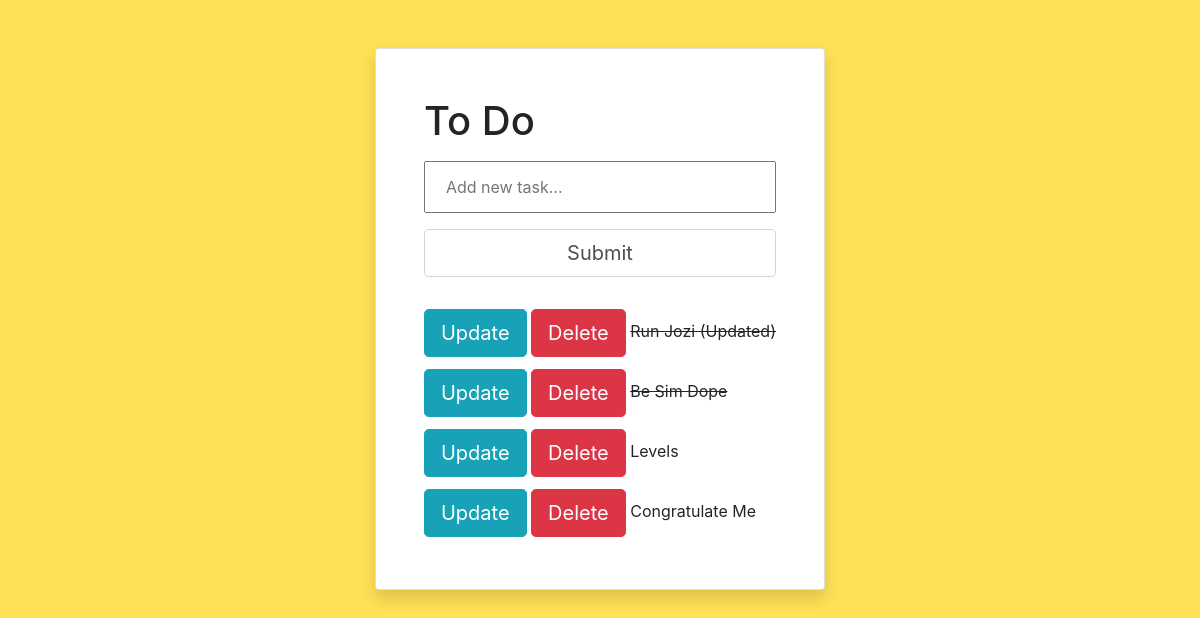
Before: / with the older database file.
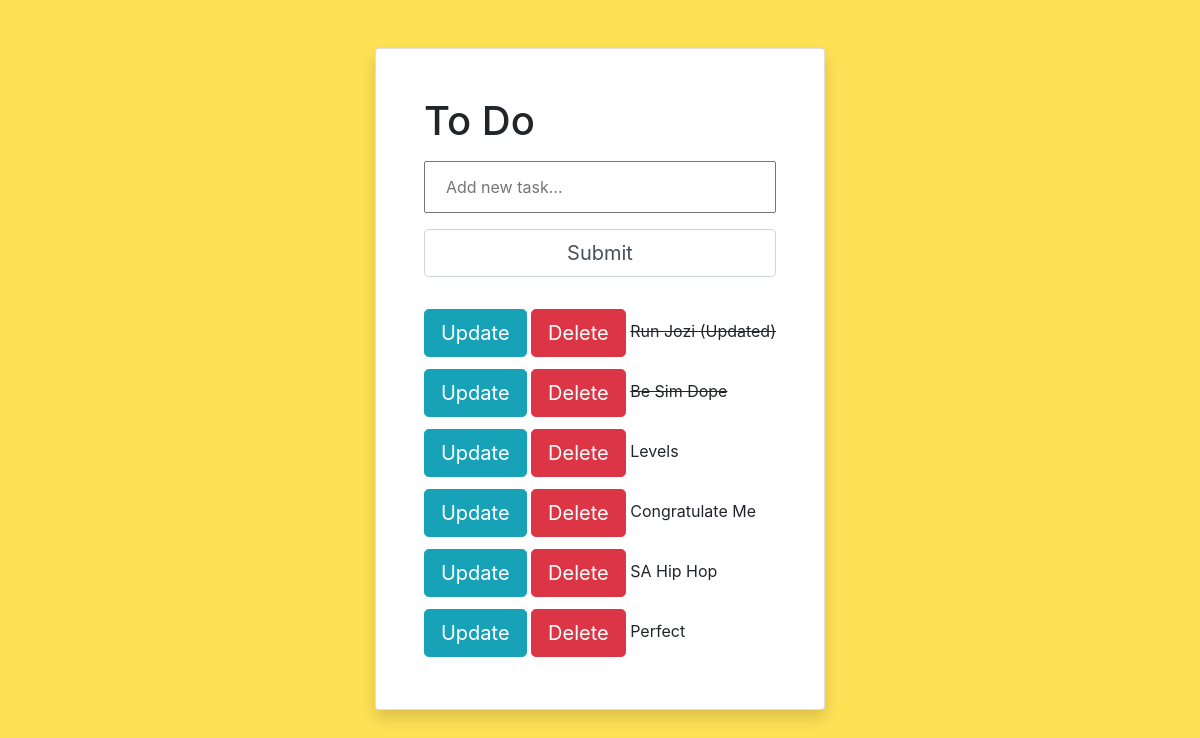
After: the same page with the newer database file.
### tasks/models.py (models this page shows)
class Task(models.Model):
    name = models.CharField(max_length=100)
    status = models.BooleanField(default=False)
    created_on = models.DateTimeField(auto_now_add=True)
    updated_on = models.DateTimeField(auto_now=True)
    def __str__(self):
        return self.name

### tasks/views.py (the view)
# urls.py: path('', views.index, name='index'),
def index(request):
    tasks = Task.objects.all()
    form = TaskForm()
    if request.method == "POST":
        form = TaskForm(request.POST)
        if form.is_valid():
            form.save()
        return redirect('/')
    context = {
        'tasks': tasks,
        'form': form
    }
    return render(request, "tasks/list.html", context)

### tasks/forms.py
class TaskForm(forms.ModelForm):
    name = forms.CharField(widget=forms.TextInput(attrs={
        'placeholder': 'Add new task...'
    }))
    class Meta:
        model = Task
        fields = '__all__'

### tasks/templates/tasks/list.html (shortened to what this page needs)
<link rel="stylesheet" href="https://stackpath.bootstrapcdn.com/bootstrap/4.5.2/css/bootstrap.min.css"
integrity="sha384-JcKb8q3iqJ61gNV9KGb8thSsNjpSL0n8PARn9HuZOnIxN0hoP+VmmDGMN5t9UJ0Z">
<div class="container-fluid">
    <div class="row justify-content-center">
            <div class="card shadow p-5 mt-5 align-content-center">
                <h1>To Do</h1>
                <form method="POST" action="/">
                    {{ form.name }}
                    <input type="submit" class="form-control form-control-lg" name="Create task">
                </form>
                {% for task in tasks %}
                    <div class="pt-2 pb-1">
                        <a href="{% url 'update_task' task.id %}" class="btn btn-lg btn-info">Update</a>
                        <a href="{% url 'delete' task.id %}" class="btn btn-lg btn-danger">Delete</a>
                        {% if task.status == True %}
                        <strike>{{ task }}</strike>
                        {% else %}
                        <span>{{ task }}</span>
                        {% endif %}
                    </div>
                {% endfor %}
            </div>
    </div>
</div>

### tasks/templates/tasks/list.html (style rules this page uses)
input { width: 100%; padding: 12px 20px; margin: 8px 0; box-sizing: border-box; }

Changed rows visible on the page:
added Task: name "SA Hip Hop"
added Task: name "Perfect"
